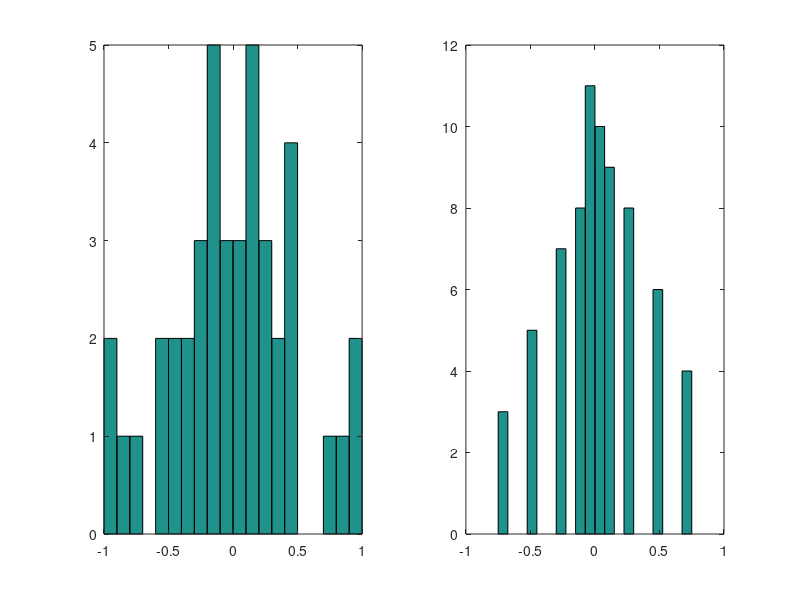
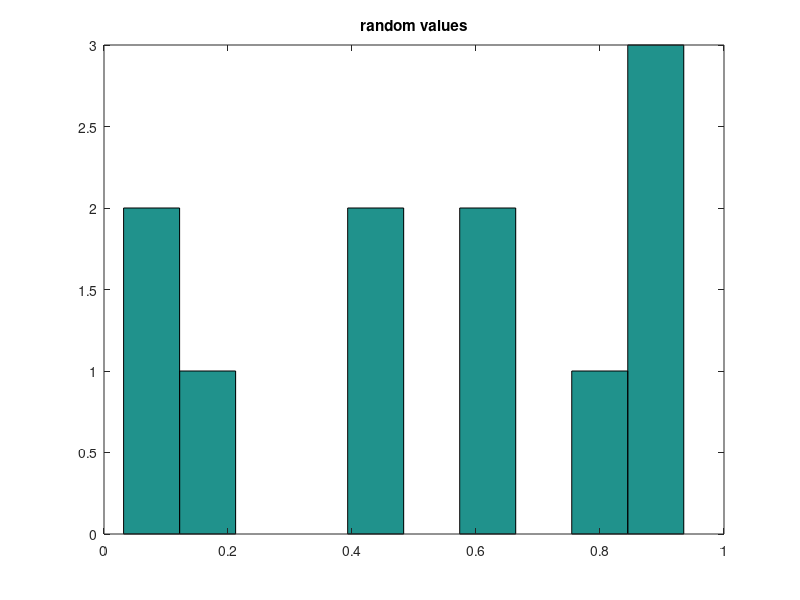

The MATLAB script that drew these images, in order: (Note: this script raises an error after producing the figures.)
%  Thinking about categorical perception and a study for it more
%  systematically; consider how we want the potential stimuli to differ and
%  the ranges covered in the data display.
%
%  Author: Caitlyn McColeman
%  Date Created: Feb 22 2018
%  Last Edit: [Last Time of Edit]
%
%  Visual Thining Lab, Northwestern University
%  Originally Created For: categorical perception pilot
%
%  Reviewed: []
%  Verified: []
%
%  INPUT:
%
%  OUTPUT: a quick plot looking at the ranges covered
%
%  Additional Scripts Used: [Insert all scripts called on]
%
%  Additional Comments: For project scoping only.
%       assumes...
%       - that the smallest difference we care about is 1/16
%

% ratios of interest:
% [1/2 1/4 1/8 1/16]
denominatorArray = [2, 4, 8, 16];


counter = 0;
for i = denominatorArray
    counter= counter+1;
    subtractionArray(counter) = 1/i;
end

% note that we also want to consider the whole range stometimes too (i.e.
% 1)
fullSet = [1 subtractionArray 0];

% these values will cover the span of options ranging 0 to 1; will not
% offer options WITHIN quadrant though
basicCategoryStim = nchoosek(fullSet,2);
basicCategoryStim = [basicCategoryStim; 1-basicCategoryStim];

% get within hemi-set
lowerWithinStim  = nchoosek(subtractionArray,2);% .5 and all the categorical values below
upperWithinStim  = 1-lowerWithinStim; % .5 and all the categorical values above

% concatenate stimulus values for the CATEGORY trials
categoryTrialsVals = [basicCategoryStim; lowerWithinStim; upperWithinStim];

% off category set
%rng(007) % set seed [so it's "random" as far as my expectations are, but we can get teh same stim set]
startRandSet = rand(round(length(categoryTrialsVals)/length(subtractionArray)),1); % generate set of random numbers

% take the less-than-full-range set and use that to set the second value of
% the startRandSet. The idea is that we'll be able to compare the ranges
% between the two sets (random, category) but the initialized locations
% will be random.
nonCategoryTrialsVals2 = []; % intialize storage
nonCategoryTrialsVals1 = [];
for i = [.75 subtractionArray]
    
    % repeat starting vector so that we have an initial value
    nonCategoryTrialsVals1 = [nonCategoryTrialsVals1; startRandSet];
    
    % subtract
    nonCategoryTrialsVals2 = [nonCategoryTrialsVals2; startRandSet - i];
    
    
    % repeat starting vector so that we have an initial value
    nonCategoryTrialsVals1 = [nonCategoryTrialsVals1; startRandSet];
    
    % and add ranges to mirror
    nonCategoryTrialsVals2 = [nonCategoryTrialsVals2; startRandSet + i];
end

nonCategoryTrialsVals = [nonCategoryTrialsVals1 nonCategoryTrialsVals2];

% filter out impossible values (<0 or >1)
nonCategoryTrialsVals(nonCategoryTrialsVals(:,2)<0,:)=[];
nonCategoryTrialsVals(nonCategoryTrialsVals(:,2)>1,:)=[];

%{
for i = 1:length(startRandSet)
    secondVal = Inf;
   
    % three conditions for inclusion: positive, less than 1, and more than
    % 1/16 different than the first value
    
    %{
    ~((secondVal - startRandSet(i) > 0) && ...
            (startRandSet(i) - secondVal < 1) &&...
            (abs(startRandSet(i) - secondVal) >= 1/16) && ...
            isfinite(secondVal))
    %}
    
    while (abs(startRandSet(i) - secondVal) >= 1/16) && ...
            ~isfinite(secondVal)
        
        secondVal = rand;
    end
    
    startRandSet(i,2)=secondVal;
end
%}
%% visualize

% check the ranges
   categoryTrRange = categoryTrialsVals(:,1)   - categoryTrialsVals(:,2);
nonCategoryTrRange = nonCategoryTrialsVals(:,1)- nonCategoryTrialsVals(:,2);

figure
subplot(1,2,1)
hist(categoryTrRange, 20)
subplot(1,2,2)
hist(nonCategoryTrRange, 20)


% make sure the random values look random
figure; hist(startRandSet); title('random values')

% category trials
categoryTrialsVals = sort(categoryTrialsVals, 'desc');
figure;
subplot(1,2,1) % categorical values
for i = 1:length(categoryTrialsVals)
    line(categoryTrialsVals(i,:), [i i]);
end
title('on category boundaries')
% off-category trials 
nonCategoryTrialsVals = sort(nonCategoryTrialsVals, 'desc');
subplot(1,2,2) % categorical values
for i = 1:length(nonCategoryTrialsVals)
    line(nonCategoryTrialsVals(i,:), [i i]);
end
title('off category boundaries')